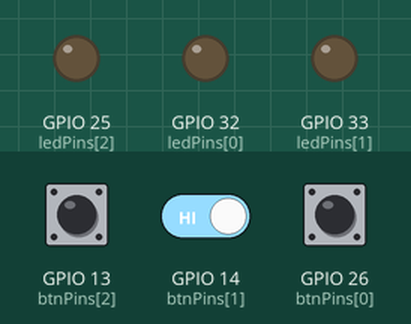
Bench run of a sketch on a simulated ESP32. Parts: output pins drawn as LEDs (lit = HIGH). Dashed ring = blinking. Inputs (shaded band) come from the test bench; at power-on: GPIO 26 (btnPins[0]) HIGH, GPIO 13 (btnPins[2]) HIGH, GPIO 14 (btnPins[1]) HIGH. Nothing arrives over Bluetooth unless stated; what the sketch prints to the serial monitor is not drawn.

Above: at 1.5 s.
1.6 s: GPIO 26 (btnPins[0]) pulled LOW for 0.15 s
At 2.2 s:
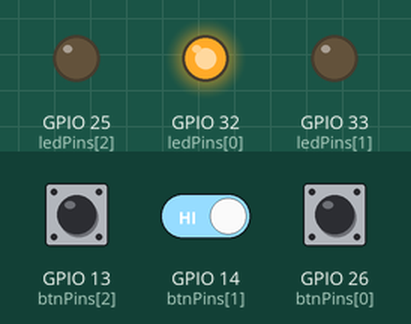
3.2 s: GPIO 13 (btnPins[2]) pulled LOW for 0.15 s
At 3.37 s:
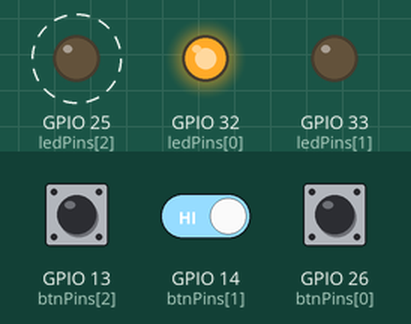
5.0 s: GPIO 14 (btnPins[1]) driven LOW and GPIO 26 (btnPins[0]) driven LOW
8.0 s: GPIO 14 (btnPins[1]) driven HIGH
At 9.8 s:
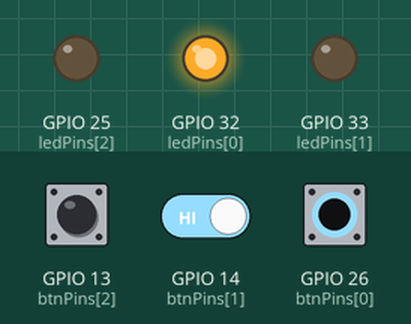
10.3 s: GPIO 14 (btnPins[1]) driven LOW
At 11.3 s:
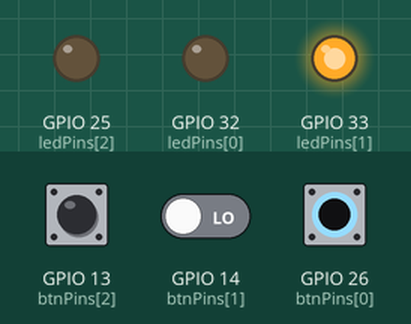
11.8 s: GPIO 13 (btnPins[2]) pulled LOW for 1 s
At 11.97 s:
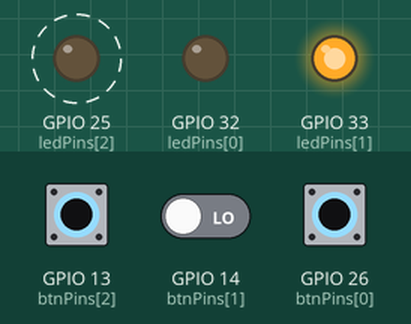
Timing chart, 0 to 14.8 s (numbered marks = the images above; inputs shaded):
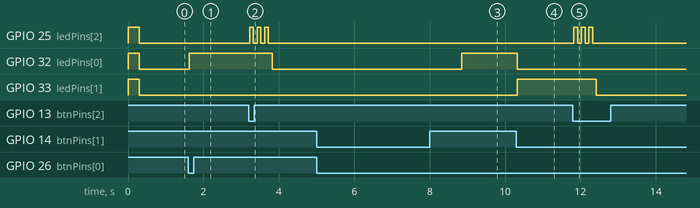

Measured:
- after the input at 1.6 s, GPIO 32 (ledPins[0]): LOW → HIGH at once
- after the input at 3.2 s, GPIO 25 (ledPins[2]): alternates HIGH for 0.10 s and LOW for 0.10 s, 6 changes in all, then stays LOW, starting at once; GPIO 32 (ledPins[0]): HIGH → LOW after 0.63 s
- after the input at 5.0 s, every drawn part: stays the same
- after the input at 8.0 s, GPIO 32 (ledPins[0]): LOW → HIGH after 0.85 s; GPIO 33 (ledPins[1]): stays LOW (without the input it goes to HIGH after 0.85 s)
- after the input at 10.3 s, GPIO 32 (ledPins[0]): HIGH → LOW at once; GPIO 33 (ledPins[1]): LOW → HIGH at once
- after the input at 11.8 s, GPIO 25 (ledPins[2]): alternates HIGH for 0.10 s and LOW for 0.10 s, 6 changes in all, then stays LOW, starting at once; GPIO 33 (ledPins[1]): HIGH → LOW after 0.63 s

The sketch:

case01.ino
```cpp
// (licence header left out)
// BusinessCase01 — Smart Classroom Attendance
// LINE Simple Beacon  HWID: 018f62bd52
//
// Blue   btn GPIO26 → LED GPIO32 : IDLE         → OPEN          (cls:open)  solid ON
// Yellow btn GPIO14 → LED GPIO33 : OPEN         → LATE_CHECKIN  (cls:late)  solid ON
//                                  LATE_CHECKIN → QUIZ          (cls:qz)    fast blink 5 Hz
// Red    btn GPIO13 → LED GPIO25 : any          → ENDED         (cls:end)   3× flash
//
// Session ID is resolved by the backend from a pre-scheduled time window.

#include <BLEDevice.h>
#include <BLEAdvertising.h>

// ── LINE Simple Beacon constants ──────────────────────────────
// Service UUID 0xFE6F  (LINE Corp)  little-endian: 6F FE
static const uint8_t LINE_HWID[5] = { 0x01, 0x8F, 0x62, 0xBD, 0x52 };
static const uint8_t TX_POWER     = 0x7F;  // 0 dBm nominal

// ── Pins ─────────────────────────────────────────────────────
const int btnPins[] = { 26, 14, 13 };  // Blue, Yellow, Red
const int ledPins[] = { 32, 33, 25 };  // Blue, Yellow, Red

// ── Session state ─────────────────────────────────────────────
enum State { IDLE, OPEN, LATE_CHECKIN, QUIZ, ENDED };
State sessionState = IDLE;

// ── Debounce ──────────────────────────────────────────────────
bool          lastStable[3]  = { HIGH, HIGH, HIGH };
bool          lastRaw[3]     = { HIGH, HIGH, HIGH };
unsigned long lastChange[3]  = { 0, 0, 0 };

// ── LED blink ─────────────────────────────────────────────────
unsigned long lastBlink  = 0;
bool          blinkState = false;

// ── BLE ───────────────────────────────────────────────────────
BLEAdvertising* pAdv = nullptr;

// ─────────────────────────────────────────────────────────────
// Build LINE Simple Beacon advertisement and (re)start advertising.
// dm must be ≤ 13 bytes (LINE spec limit).
// ─────────────────────────────────────────────────────────────
void advertiseBeacon(const char* dm) {
  if (!pAdv) return;
  pAdv->stop();

  uint8_t dmLen  = (uint8_t)strnlen(dm, 13);
  // Service-data AD structure length = 2 (UUID) + 1 (sub-type) + 5 (HWID) + 1 (TX) + dmLen
  uint8_t sdLen  = 2 + 1 + 5 + 1 + dmLen;

  // Full raw advertisement payload
  // [flags AD] [UUID list AD] [service-data AD]
  uint8_t adv[31];
  uint8_t i = 0;

  // Flags
  adv[i++] = 0x02; adv[i++] = 0x01; adv[i++] = 0x06;

  // Complete list of 16-bit UUIDs: 0xFE6F
  adv[i++] = 0x03; adv[i++] = 0x03; adv[i++] = 0x6F; adv[i++] = 0xFE;

  // Service data for 0xFE6F
  adv[i++] = sdLen + 1;   // length byte (includes type byte)
  adv[i++] = 0x16;         // AD type: Service Data
  adv[i++] = 0x6F; adv[i++] = 0xFE;  // UUID little-endian
  adv[i++] = 0x02;         // LINE Simple Beacon sub-type
  for (int b = 0; b < 5; b++) adv[i++] = LINE_HWID[b];
  adv[i++] = TX_POWER;
  for (int b = 0; b < dmLen; b++) adv[i++] = (uint8_t)dm[b];

  BLEAdvertisementData data;
  data.addData((char*)adv, i);
  pAdv->setAdvertisementData(data);
  pAdv->start();

  Serial.printf("[BLE] dm=\"%s\"  (%d bytes)\n", dm, dmLen);
}

// ─────────────────────────────────────────────────────────────
void setup() {
  Serial.begin(115200);

  for (int i = 0; i < 3; i++) {
    pinMode(btnPins[i], INPUT_PULLUP);
    pinMode(ledPins[i], OUTPUT);
    digitalWrite(ledPins[i], LOW);
  }

  // Boot flash — confirms LED wiring
  for (int i = 0; i < 3; i++) digitalWrite(ledPins[i], HIGH);
  delay(300);
  for (int i = 0; i < 3; i++) digitalWrite(ledPins[i], LOW);

  // BLE init
  BLEDevice::init("scool-beacon-01");
  pAdv = BLEDevice::getAdvertising();
  pAdv->setMinInterval(160);  // 100 ms  (units of 0.625 ms)
  pAdv->setMaxInterval(160);

  advertiseBeacon("cls:idle");
  Serial.println("Case01 ready — press Blue to start class");
}

// ─────────────────────────────────────────────────────────────
void loop() {
  unsigned long now = millis();

  // ── Debounce all 3 buttons ────────────────────────────────
  for (int i = 0; i < 3; i++) {
    bool raw = digitalRead(btnPins[i]);
    if (raw != lastRaw[i]) { lastRaw[i] = raw; lastChange[i] = now; }

    if ((now - lastChange[i]) >= 25 && raw != lastStable[i]) {
      lastStable[i] = raw;
      if (raw == LOW) {
        if      (i == 0 && sessionState == IDLE)         transitionTo(OPEN);
        else if (i == 1 && sessionState == OPEN)         transitionTo(LATE_CHECKIN);
        else if (i == 1 && sessionState == LATE_CHECKIN) transitionTo(QUIZ);
        else if (i == 1 && sessionState == QUIZ)         transitionTo(LATE_CHECKIN);
        else if (i == 2 && sessionState != IDLE)         transitionTo(ENDED);
      }
    }
  }

  // ── Yellow LED blink (QUIZ=5Hz only; LATE_CHECKIN is solid) ─
  if (sessionState == QUIZ && now - lastBlink >= 100) {
    lastBlink  = now;
    blinkState = !blinkState;
    digitalWrite(ledPins[1], blinkState);
  }
}

// ─────────────────────────────────────────────────────────────
void transitionTo(State next) {
  if (next == ENDED) {
    // Red LED: 3× flash
    for (int f = 0; f < 3; f++) {
      digitalWrite(ledPins[2], HIGH); delay(100);
      digitalWrite(ledPins[2], LOW);  delay(100);
    }
    for (int i = 0; i < 3; i++) digitalWrite(ledPins[i], LOW);
    advertiseBeacon("cls:end");
    sessionState = IDLE;
    Serial.println("[END]");
    delay(5000);  // keep cls:end visible for 5 s
    advertiseBeacon("cls:idle");
    return;
  }

  if (next == OPEN) {
    digitalWrite(ledPins[0], HIGH);
    digitalWrite(ledPins[1], LOW);
    digitalWrite(ledPins[2], LOW);
    advertiseBeacon("cls:open");
  } else if (next == LATE_CHECKIN) {
    digitalWrite(ledPins[0], LOW);
    digitalWrite(ledPins[1], HIGH);  // solid ON — no blink
    advertiseBeacon("cls:late");
  } else if (next == QUIZ) {
    lastBlink = millis(); blinkState = false;
    advertiseBeacon("cls:qz");
  }

  sessionState = next;
  const char* label = (next == OPEN) ? "OPEN" : (next == LATE_CHECKIN) ? "LATE_CHECKIN" : "QUIZ";
  Serial.printf("[%s]\n", label);
}
```
